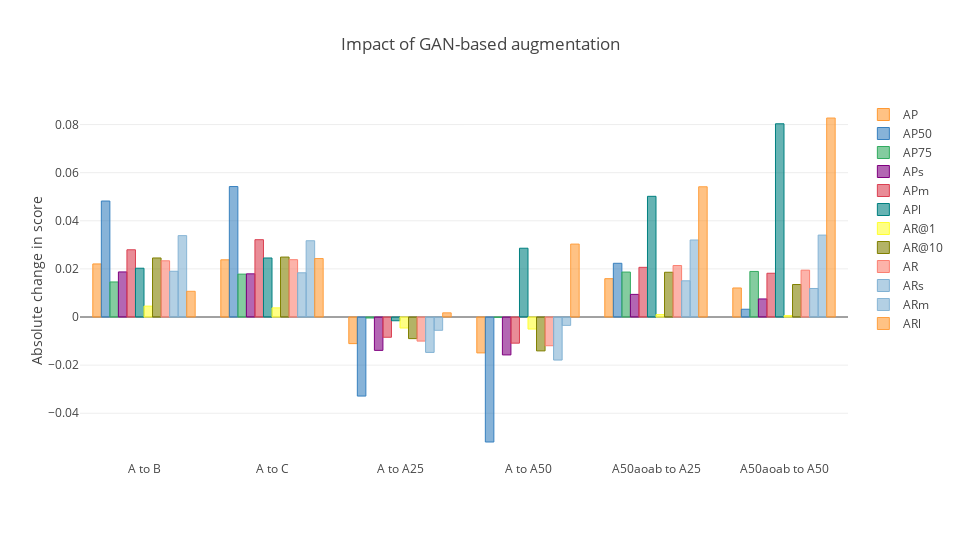

The notebook cell saved with this chart:
### Code cell
cf.go_offline(connected = True)
config = {
    "modeBarButtonsToRemove": ["sendDataToCloud"],
    "displaylogo": False
}
layout = {
    "title": "Impact of GAN-based augmentation",
    "yaxis": {
        "title": "Absolute change in score"
    },
    "width": 960,
    "height": 540
}
fig = df_combined.iplot(kind = "bar", y = ["AP", "AP50", "AP75", "APs", "APm", "APl", "AR@1", "AR@10", "AR", "ARs", "ARm", "ARl"], layout = layout, asFigure = True)
py.offline.iplot(fig, show_link = False, config = config)

### Figure 1 — Plotly figure (JSON) as saved in the notebook; plotly's stock layout.template omitted (floating-point values rounded to 4 significant figures)
{"data": [{"marker": {"color": "rgba(255, 153, 51, 0.6)", "line": {"color": "rgba(255, 153, 51, 1.0)", "width": 1}}, "name": "AP", "orientation": "v", "text": "", "type": "bar", "uid": "068d1d98-9f2d-422f-9fcb-21912e7bb0d8", "x": ["A to B", "A to C", "A to A25", "A to A50", "A50aoab to A25", "A50aoab to A50"], "y": [0.02206, 0.02377, -0.01106, -0.01491, 0.01592, 0.01207]}, {"marker": {"color": "rgba(55, 128, 191, 0.6)", "line": {"color": "rgba(55, 128, 191, 1.0)", "width": 1}}, "name": "AP50", "orientation": "v", "text": "", "type": "bar", "uid": "794ba708-6a8e-44be-861a-fa80357ac662", "x": ["A to B", "A to C", "A to A25", "A to A50", "A50aoab to A25", "A50aoab to A50"], "y": [0.04821, 0.05422, -0.03285, -0.05195, 0.02233, 0.003229]}, {"marker": {"color": "rgba(50, 171, 96, 0.6)", "line": {"color": "rgba(50, 171, 96, 1.0)", "width": 1}}, "name": "AP75", "orientation": "v", "text": "", "type": "bar", "uid": "8ae8ce47-4e85-4914-9433-cb11aafe9cce", "x": ["A to B", "A to C", "A to A25", "A to A50", "A50aoab to A25", "A50aoab to A50"], "y": [0.01457, 0.01782, -0.0004125, -0.0001463, 0.01868, 0.01894]}, {"marker": {"color": "rgba(128, 0, 128, 0.6)", "line": {"color": "rgba(128, 0, 128, 1.0)", "width": 1}}, "name": "APs", "orientation": "v", "text": "", "type": "bar", "uid": "7db57842-02ea-4201-a8b4-3cd615955724", "x": ["A to B", "A to C", "A to A25", "A to A50", "A50aoab to A25", "A50aoab to A50"], "y": [0.01874, 0.01794, -0.01386, -0.01576, 0.009403, 0.007505]}, {"marker": {"color": "rgba(219, 64, 82, 0.6)", "line": {"color": "rgba(219, 64, 82, 1.0)", "width": 1}}, "name": "APm", "orientation": "v", "text": "", "type": "bar", "uid": "673fbb31-8c0e-4738-995e-086296395df0", "x": ["A to B", "A to C", "A to A25", "A to A50", "A50aoab to A25", "A50aoab to A50"], "y": [0.02795, 0.03214, -0.008413, -0.01087, 0.02064, 0.01818]}, {"marker": {"color": "rgba(0, 128, 128, 0.6)", "line": {"color": "rgba(0, 128, 128, 1.0)", "width": 1}}, "name": "APl", "orientation": "v", "text": "", "type": "bar", "uid": "ce0758c3-9e0f-4441-b68f-173eae53f284", "x": ["A to B", "A to C", "A to A25", "A to A50", "A50aoab to A25", "A50aoab to A50"], "y": [0.02028, 0.02453, -0.001559, 0.02859, 0.05016, 0.08031]}, {"marker": {"color": "rgba(255, 255, 51, 0.6)", "line": {"color": "rgba(255, 255, 51, 1.0)", "width": 1}}, "name": "AR@1", "orientation": "v", "text": "", "type": "bar", "uid": "3fa95e06-0613-4d68-849b-bd210b1bc81f", "x": ["A to B", "A to C", "A to A25", "A to A50", "A50aoab to A25", "A50aoab to A50"], "y": [0.004517, 0.003804, -0.004569, -0.004998, 0.001011, 0.0005824]}, {"marker": {"color": "rgba(128, 128, 0, 0.6)", "line": {"color": "rgba(128, 128, 0, 1.0)", "width": 1}}, "name": "AR@10", "orientation": "v", "text": "", "type": "bar", "uid": "26d48d25-2b04-40e0-912b-15b945e9ef9b", "x": ["A to B", "A to C", "A to A25", "A to A50", "A50aoab to A25", "A50aoab to A50"], "y": [0.02454, 0.02491, -0.008979, -0.01408, 0.0186, 0.0135]}, {"marker": {"color": "rgba(251, 128, 114, 0.6)", "line": {"color": "rgba(251, 128, 114, 1.0)", "width": 1}}, "name": "AR", "orientation": "v", "text": "", "type": "bar", "uid": "fde16cbc-955d-4dc0-ad3c-7f8c572bd279", "x": ["A to B", "A to C", "A to A25", "A to A50", "A50aoab to A25", "A50aoab to A50"], "y": [0.02336, 0.02382, -0.01001, -0.01194, 0.0214, 0.01947]}, {"marker": {"color": "rgba(128, 177, 211, 0.6)", "line": {"color": "rgba(128, 177, 211, 1.0)", "width": 1}}, "name": "ARs", "orientation": "v", "text": "", "type": "bar", "uid": "020e7742-6859-4a70-b703-4591e558478b", "x": ["A to B", "A to C", "A to A25", "A to A50", "A50aoab to A25", "A50aoab to A50"], "y": [0.01902, 0.01837, -0.01471, -0.01789, 0.01504, 0.01186]}, {"marker": {"color": "rgba(128, 177, 211, 0.6)", "line": {"color": "rgba(128, 177, 211, 0.8999999999999999)", "width": 1}}, "name": "ARm", "orientation": "v", "text": "", "type": "bar", "uid": "3095d1e8-9117-4974-ae4d-3549124ffe3b", "x": ["A to B", "A to C", "A to A25", "A to A50", "A50aoab to A25", "A50aoab to A50"], "y": [0.03383, 0.03171, -0.005526, -0.003488, 0.03202, 0.03405]}, {"marker": {"color": "rgba(255, 153, 51, 0.6)", "line": {"color": "rgba(255, 153, 51, 0.8999999999999999)", "width": 1}}, "name": "ARl", "orientation": "v", "text": "", "type": "bar", "uid": "f45e45d5-f150-414d-8675-9e47812e7a8e", "x": ["A to B", "A to C", "A to A25", "A to A50", "A50aoab to A25", "A50aoab to A50"], "y": [0.01069, 0.0243, 0.00174, 0.03032, 0.05414, 0.08272]}], "layout": {"height": 540, "title": {"text": "Impact of GAN-based augmentation"}, "width": 960, "yaxis": {"title": {"text": "Absolute change in score"}}}}
